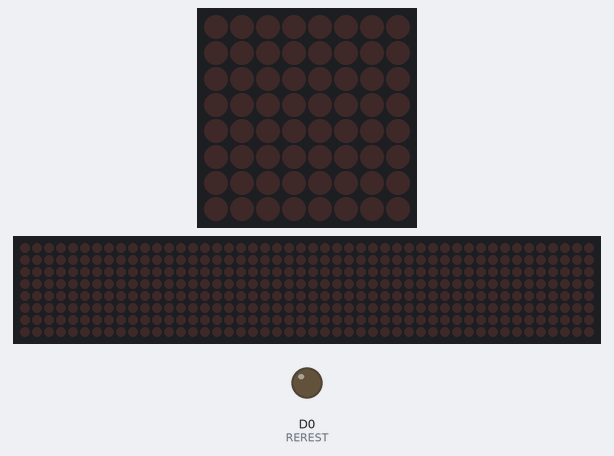
This sketch was run on a simulated ESP8266 (Wemos D1 mini). Shown: 8×8 LED matrix, 48×8 LED matrix, output pins drawn as LEDs (lit = HIGH). Wiring (inferred from the names in the program): MAX7219 LED driver (orientation assumed): CS D1; 6 × MAX7219 LED driver (orientation assumed): CS D4. Pins used as bus, display or sensor lines are not drawn; what the sketch prints to the serial monitor is not drawn.

Above: at 0.6 s.
At 2.1 s:
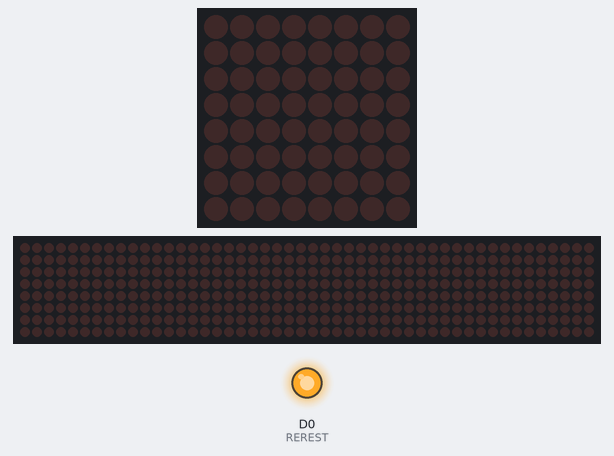
Timing chart, 0 to 3.6 s (numbered marks = the images above):
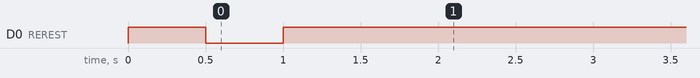

The sketch:

iSensor_adis16203.ino
```cpp
/*
  iSensor ADIS16203
*/

/*******************************************************************************
****************************** Include Files ***********************************
/******************************************************************************/
#include <stdio.h>
#include <stdlib.h>
#include <SPI.h>
#include <Wire.h>

#include "adis16203.h"

/*******************************************************************************
**************************** Internal types ************************************
********************************************************************************/
/* Write data mode */
typedef enum {
   SPI_WRITE_ONE_REG = 1,         /* Write 1 register */
   SPI_WRITE_TWO_REG,             /* Write 2 registers */
} enWriteData;

typedef enum {
   SPI_READ_ONE_REG = 1,            /* Read one register */
   SPI_READ_TWO_REG,                /* Read two registers */
} enRegsNum;

/*******************************************************************************
**************************** Internal definitions ******************************
********************************************************************************/
#define int8_t    char
#define uint8_t   unsigned char
#define int32_t   int
#define uint32_t  unsigned int

/* ADIS16203 write command */
#define ADIS16203_WRITE         0x80

/* ADIS16203 read command */
#define ADIS16203_READ          0x00

/* Pin defines */
#if (1) // WeMos D1, NodeMCU
#define LED     LED_BUILTIN

#define REREST        D0
#define CS_PIN        D1
#define DATA_RDY      D2
#endif

volatile int32_t i32SensorT;
volatile int32_t i32SensorX;
volatile int32_t i32SensorY;

volatile uint32_t ui32SensorT;
volatile uint32_t ui32SensorX;
volatile uint32_t ui32SensorY;


float volatile f32supply  = 0.0f;
float volatile f32temp    = 0.0f;
float volatile f32x       = 0.0f;
float volatile f32y       = 0.0f;

/**************************** Function Definitions ****************************/

/**
   @brief SPI initialization

   @return none
**/
void SPI_Init(void)
{
  SPI.begin();
//  SPI.beginTransaction(SPISettings(1000000, MSBFIRST, SPI_MODE0));

  SPI.setHwCs(1);
  pinMode(CS_PIN, OUTPUT);                  /* Set Chip Select pin as output */
  digitalWrite(CS_PIN, HIGH);         /* Deselect accelerometer */
}

/**
   @brief Writes a data, a command or a register via SPI.

   @param ui8address - ACC register address
   @param ui8Data - value to be written in 1 register write

   @return none

**/
void SPI_Write(uint8_t ui8address, uint8_t ui8Data)
{
  uint8_t ui8writeAddress;

  ui8writeAddress = ( ADIS16203_WRITE | ui8address );

  SPI.beginTransaction(SPISettings(1000000, MSBFIRST, SPI_MODE0));
  digitalWrite(CS_PIN, LOW);         /* Select accelerometer */
  SPI.transfer(ui8writeAddress);     /* Send register address */
  SPI.transfer(ui8Data);             /* Send value to be written */
  digitalWrite(CS_PIN, HIGH);         /* Deselect accelerometer */
  SPI.endTransaction();

  return;
}

/**
   @brief Reads two registers via SPI.

   @param ui8address - register address

   @return reading result

**/
uint32_t SPI_Read(uint8_t ui8address)
{
  uint32_t ui32Result = 0;
  uint32_t ui32valueL = 0;
  uint32_t ui32valueH = 0;

  uint8_t ui8ReadAddress;

  ui8ReadAddress = ( ADIS16203_READ | ui8address  );

  SPI.beginTransaction(SPISettings(1000000, MSBFIRST, SPI_MODE0));
  digitalWrite(CS_PIN, LOW);      /* Select accelerometer */
  SPI.transfer(ui8ReadAddress);  /* Send register address */
  SPI.transfer(0x00);             /* Send Dummy Data */
  digitalWrite(CS_PIN, HIGH);      /* Select accelerometer */
  SPI.endTransaction();

  delay(100);

  SPI.beginTransaction(SPISettings(1000000, MSBFIRST, SPI_MODE0));
  digitalWrite(CS_PIN, LOW);         /* Select accelerometer */
  ui32valueH = SPI.transfer(ui8ReadAddress); /* Read the first register value */
  ui32valueL = SPI.transfer(0xAA);           /* Read the second register value */
  digitalWrite(CS_PIN, HIGH);         /* Select accelerometer */
  SPI.endTransaction();

  Serial.println(ui32valueH, HEX);
  Serial.println(ui32valueL, HEX);

  ui32Result = ((ui32valueH << 8) | ui32valueL);

  return ui32Result;
}

/**
   @brief Initialization the accelerometer sensor

   @return none

**/
void ADIS16203_Init(void)
{
   pinMode(REREST, OUTPUT);                  /* Set RESET pin as output */
   pinMode(DATA_RDY, INPUT);

  digitalWrite(REREST, HIGH);
  delay(500);
  digitalWrite(REREST, LOW);
  delay(500);
  digitalWrite(REREST, HIGH);
  delay(500);
}

/**
   @brief Turn on Sensor.

   @return none

**/
void ADIS16203_Start_Sensor(void)
{
  digitalWrite(REREST, LOW);
  delay (500);
  digitalWrite(REREST, HIGH);
  delay(500);

  return;
}

/**
   @brief Turn off Sensor

   @return none

**/
void ADIS16203_Stop_Sensor(void)
{
  digitalWrite(REREST, LOW);
  delay(500);

  return;
}

/**
   @brief Convert the two's complement data in X,Y registers to signed integers

   @param ui32SensorData - raw data from register

   @return int32_t - signed integer data

**/
int32_t ADIS16203_Y_Data_Conversion (uint32_t ui32SensorData)
{
  int32_t volatile i32Conversion = 0;

  ui32SensorData = (ui32SensorData >> 4);
  ui32SensorData = (ui32SensorData & 0x00003FFF);

  if((ui32SensorData & 0x00002000) == 0x00002000){
         i32Conversion = ((~ui32SensorData+1) | 0x00001FFF);
  }else{
         i32Conversion = ui32SensorData;
  }

  return i32Conversion;
}

/**
   @brief Reads the accelerometer data.

   @return none

**/
void ADIS16203_Data_Scan(void)
{
  ui32SensorT = SPI_Read(ADIS16203_TEMP_OUT);
  ui32SensorX = SPI_Read(ADIS16203_XINCL_OUT);
  ui32SensorY = SPI_Read(ADIS16203_YINCL_OUT);

  Serial.print("T = 0x");
  Serial.println(ui32SensorT, HEX);
  Serial.print("X = 0x");
  Serial.println(ui32SensorX, HEX);
  Serial.print("Y = 0x");
  Serial.println(ui32SensorY, HEX);

#if (0)
  ui32SensorT = ui32SensorT >> 4;
  ui32SensorX = ui32SensorX >> 4);
  ui32SensorX = (ui32SensorX & 0x00003FFF);
  f32x = (float)ui32SensorX * ADIS16203_ROAT_SEN;
  i32SensorY = ADIS16203_Y_Data_Conversion(ui32SensorY);
  f32y = (float)i32SensorY * ADIS16203_ROAT_SEN;
#endif
}

void ADIS16203_Factory_Cal()
{
  SPI_Write(ADIS16203_GLOB_CMD, 0x02);
}

void setup()
{
  volatile uint32_t ui32test;
  float f32sup    = 0.0f;

   // initialize LED pins as an output.
   pinMode(LED, OUTPUT);

   /* Initialize UART */
   Serial.begin(115200);
   Serial.println("***** ADIS16203 Simple Test *****");

   /* Initialize accelerometer */
   ADIS16203_Init();

   /* Initialize SPI */
   SPI_Init();
   delay(500);

//  ADIS16203_Factory_Cal();
//  delay(500);

#if (0)
  while(1){
    digitalWrite(LED, HIGH);
    digitalWrite(REREST, HIGH);
    digitalWrite(CS_PIN, HIGH);
    delay(500);

    digitalWrite(LED, LOW);
    digitalWrite(REREST, LOW);
    digitalWrite(CS_PIN, LOW);
    delay(500);
    }
#endif

#if (0)
  do{
    digitalWrite(LED, HIGH);

    ui32test = SPI_Read(ADIS16203_SUPPLY_OUT);                  /* Read temperature register */
    ui32test = ui32test>>4;
    ui32test = ui32test&0x0FFF;

    f32sup = (float)(ui32test) * ADIS16203_SUP_OUT_SF;
    Serial.print("SUPPLY_OUT = ");                /* Print the ID register */
    Serial.print(f32sup, 2);
    Serial.print("[mV], ");
    Serial.print((f32sup/1000), 2);
    Serial.println("[V]");
    Serial.println("");

    delay(500);
    digitalWrite(LED, LOW);
    delay(500);

  }while( f32sup==0 );
#endif

}

void loop()
{
//    if( digitalRead(DATA_RDY) == HIGH )
    {
      digitalWrite(LED, HIGH);

      ADIS16203_Data_Scan();
#if (0)
      f32temp = ((float)(ui32SensorT - ADIS16203_TEMP_BIAS) * ADIS16203_TEMP_SEN) + 25.0;

      Serial.print("The temperature data is: " );      /* Print the Temperature data */
      Serial.print(f32temp, 2);
      Serial.println("[C]");

      Serial.print("X-rotational is: " );             /* Print the  data */
      Serial.print((float)f32x, 3);
      Serial.println("[']");

      Serial.print("Y-rotational is: " );             /* Print the  data */
      Serial.print((float)f32y, 3);
      Serial.println("[']");
      Serial.println("");
#endif

      delay(500);

      digitalWrite(LED, LOW);

      delay(1000);
  }
}

/* End Of File */
```

adis16203.h
```cpp
#ifndef SPI_ADIS16203_H_
#define SPI_ADIS16203_H_

#define ADIS16203_STARTUP_DELAY	220 /* ms */

#define ADIS16203_TEMP_BIAS     (float)1278.0
#define ADIS16203_TEMP_SEN      (float)0.0025
#define ADIS16203_SUP_OUT_SF    (float)1.22
#define ADIS16203_ROAT_SEN      (float)0.025

#define ADIS16203_FLASH_CNT      0x00 /* Flash memory write count */
#define ADIS16203_SUPPLY_OUT     0x02 /* Output, power supply */
#define ADIS16203_AUX_ADC        0x08 /* Output, auxiliary ADC input */
#define ADIS16203_TEMP_OUT       0x0A /* Output, temperature */
#define ADIS16203_XINCL_OUT      0x0C /* Output, x-axis inclination */
#define ADIS16203_YINCL_OUT      0x0E /* Output, y-axis inclination */
#define ADIS16203_INCL_NULL      0x18 /* Incline null calibration */
#define ADIS16203_ALM_MAG1       0x20 /* Alarm 1 amplitude threshold */
#define ADIS16203_ALM_MAG2       0x22 /* Alarm 2 amplitude threshold */
#define ADIS16203_ALM_SMPL1      0x24 /* Alarm 1, sample period */
#define ADIS16203_ALM_SMPL2      0x26 /* Alarm 2, sample period */
#define ADIS16203_ALM_CTRL       0x28 /* Alarm control */
#define ADIS16203_AUX_DAC        0x30 /* Auxiliary DAC data */
#define ADIS16203_GPIO_CTRL      0x32 /* General-purpose digital input/output control */
#define ADIS16203_MSC_CTRL       0x34 /* Miscellaneous control */
#define ADIS16203_SMPL_PRD       0x36 /* Internal sample period (rate) control */
#define ADIS16203_AVG_CNT        0x38 /* Operation, filter configuration */
#define ADIS16203_SLP_CNT        0x3A /* Operation, sleep mode control */
#define ADIS16203_DIAG_STAT      0x3C /* Diagnostics, system status register */
#define ADIS16203_GLOB_CMD       0x3E /* Operation, system command register */

/* MSC_CTRL */
#define ADIS16203_MSC_CTRL_PWRUP_SELF_TEST	(1 << 10) /* Self-test at power-on: 1 = disabled, 0 = enabled */
#define ADIS16203_MSC_CTRL_REVERSE_ROT_EN	(1 << 9)  /* Reverses rotation of both inclination outputs */
#define ADIS16203_MSC_CTRL_SELF_TEST_EN	        (1 << 8)  /* Self-test enable */
#define ADIS16203_MSC_CTRL_DATA_RDY_EN	        (1 << 2)  /* Data-ready enable: 1 = enabled, 0 = disabled */
#define ADIS16203_MSC_CTRL_ACTIVE_HIGH	        (1 << 1)  /* Data-ready polarity: 1 = active high, 0 = active low */
#define ADIS16203_MSC_CTRL_DATA_RDY_DIO1	(1 << 0)  /* Data-ready line selection: 1 = DIO1, 0 = DIO0 */

/* DIAG_STAT */
#define ADIS16203_DIAG_STAT_ALARM2        (1<<9) /* Alarm 2 status: 1 = alarm active, 0 = alarm inactive */
#define ADIS16203_DIAG_STAT_ALARM1        (1<<8) /* Alarm 1 status: 1 = alarm active, 0 = alarm inactive */
#define ADIS16203_DIAG_STAT_SELFTEST_FAIL_BIT 5 /* Self-test diagnostic error flag */
#define ADIS16203_DIAG_STAT_SPI_FAIL_BIT      3 /* SPI communications failure */
#define ADIS16203_DIAG_STAT_FLASH_UPT_BIT     2 /* Flash update failure */
#define ADIS16203_DIAG_STAT_POWER_HIGH_BIT    1 /* Power supply above 3.625 V */
#define ADIS16203_DIAG_STAT_POWER_LOW_BIT     0 /* Power supply below 3.15 V */

/* GLOB_CMD */
#define ADIS16203_GLOB_CMD_SW_RESET	(1<<7)
#define ADIS16203_GLOB_CMD_CLEAR_STAT	(1<<4)
#define ADIS16203_GLOB_CMD_FACTORY_CAL	(1<<1)

#define ADIS16203_ERROR_ACTIVE          (1<<14)

enum adis16203_scan {
	ADIS16203_SCAN_INCLI_X,
	ADIS16203_SCAN_INCLI_Y,
	ADIS16203_SCAN_SUPPLY,
	ADIS16203_SCAN_AUX_ADC,
	ADIS16203_SCAN_TEMP,
};

#endif /* SPI_ADIS16203_H_ */
```
